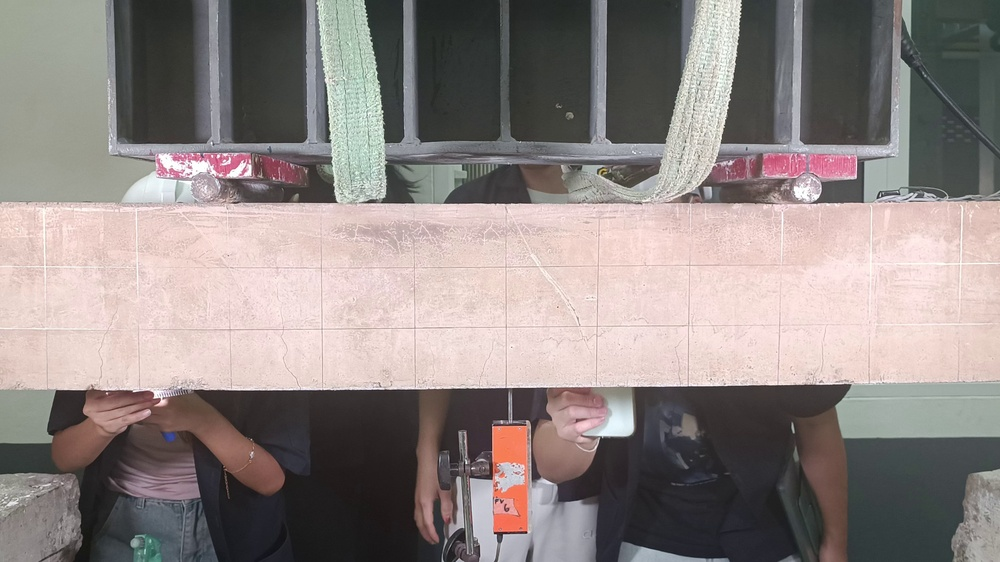
#> input picture code/images/frame_0013.jpg, 1000 x 562 px, shrunk from 3840 x 2160 before the run
$ python 08_multi_thresholding.py
#> lines starting #> are read from the running program, lines starting #| are printed output that depends on the picture
# #import threshold try all function
from skimage.filters import try_all_threshold
from skimage import io, color
from matplotlib import pyplot as plt
import numpy as np

#Import the rgb to gray convertor function
from skimage.color import rgb2gray


# Trun the image to grayscale
def convert_to_gray(image):
    return rgb2gray(image)

# Use the try_all_threshold function to apply multiple thresholding methods
def apply_multiple_thresholds(image):
    # Convert the image to grayscale
    gray_image = convert_to_gray(image)

    # Apply multiple thresholding methods
    fig, ax = try_all_threshold(gray_image, figsize=(10, 8), verbose=False)
    plt.show()

# Load the image
crack_image = io.imread('../images/frame_0013.jpg')
#> crack_image is the input picture: shape (562, 1000, 3); mean R, G, B 143.1, 133.8, 131.4

# Apply the function
apply_multiple_thresholds(crack_image)
#> in convert_to_gray, `return rgb2gray(image)`:
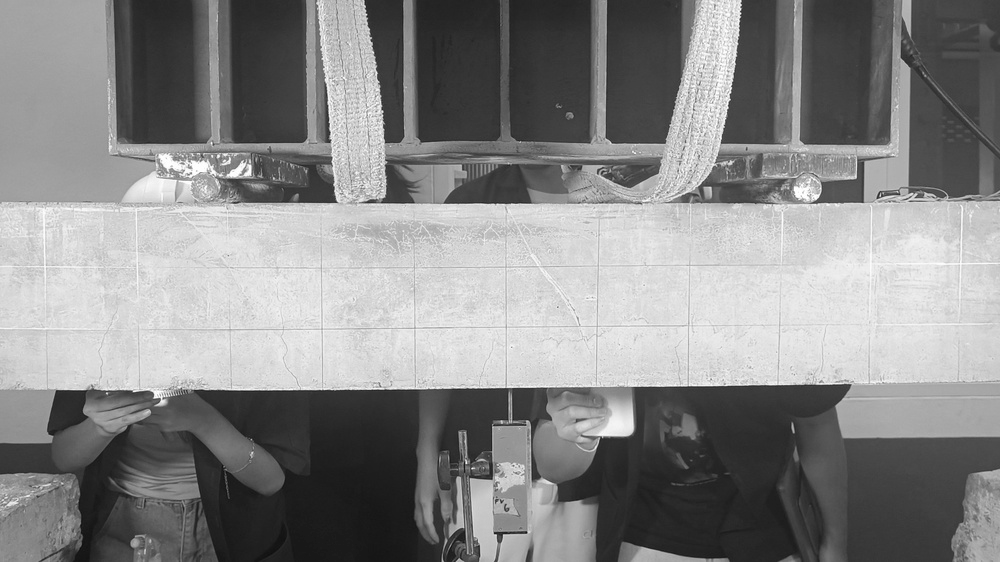
#> returned value: shape (562, 1000) float64; min 0.0546, max 1, mean 0.532
#> in apply_multiple_thresholds, `plt.show()`:
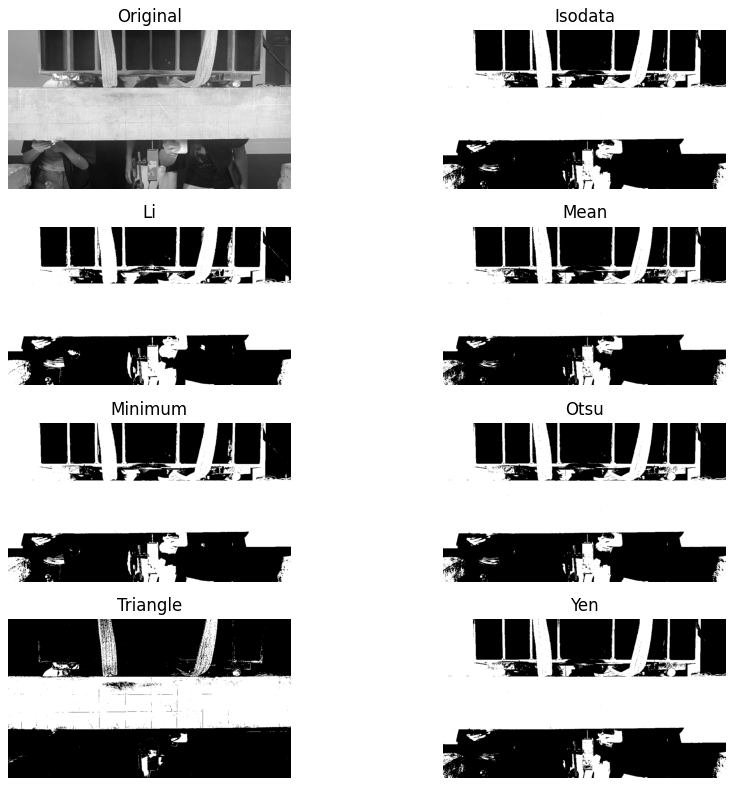
#> figure drawn by matplotlib, 8 panels

$ run again, with code/images/frame_0000.jpg copied over code/images/frame_0013.jpg
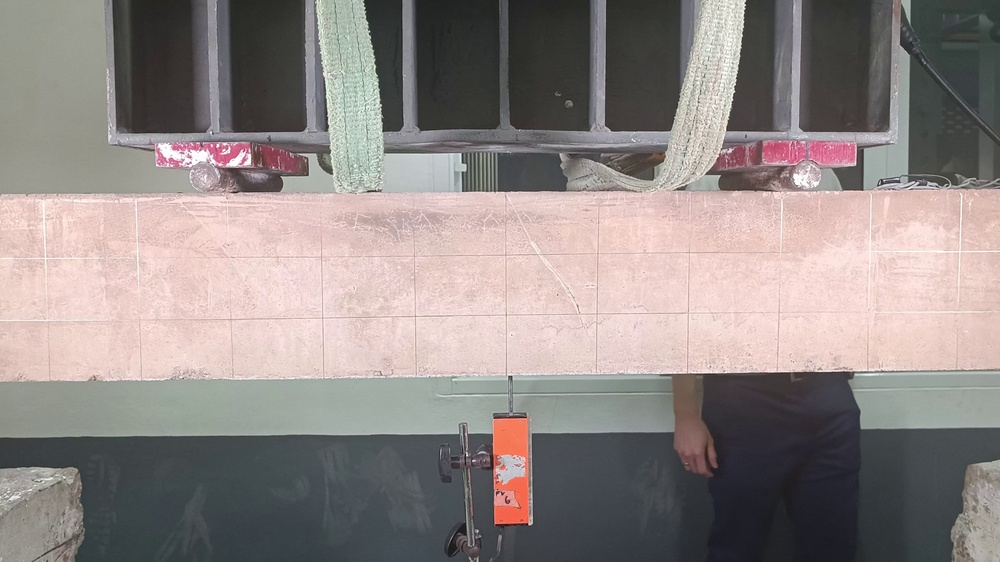
#> input picture code/images/frame_0000.jpg, 1000 x 562 px, shrunk from 3840 x 2160 before the run
#> crack_image is the input picture: shape (562, 1000, 3); mean R, G, B 144.6, 135.8, 133.5
#> in convert_to_gray, `return rgb2gray(image)`:
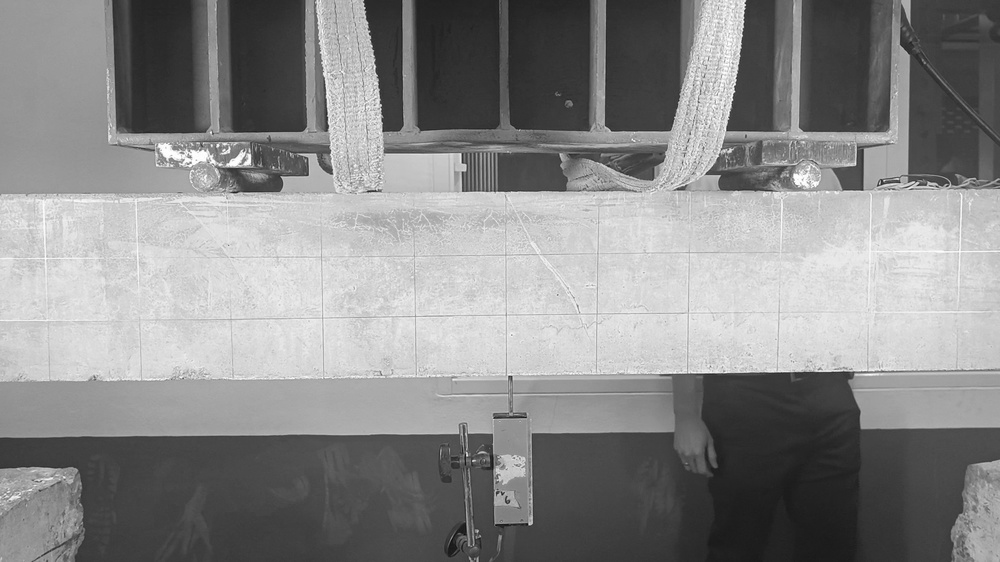
#> returned value: shape (562, 1000) float64; min 0.0462, max 1, mean 0.539

$ run again, with code/images/frame_0015.jpg copied over code/images/frame_0013.jpg
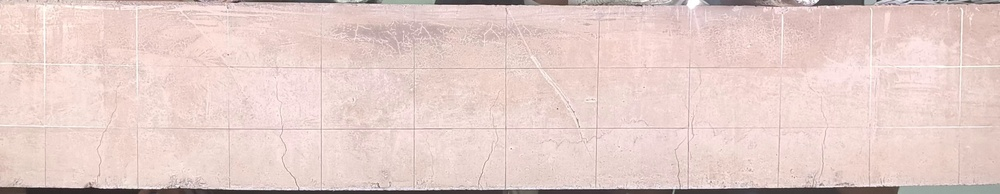
#> input picture code/images/frame_0015.jpg, 1000 x 194 px, shrunk from 3840 x 745 before the run
#> crack_image is the input picture: shape (194, 1000, 3); mean R, G, B 229.6, 206.3, 201.5
#> in convert_to_gray, `return rgb2gray(image)`:
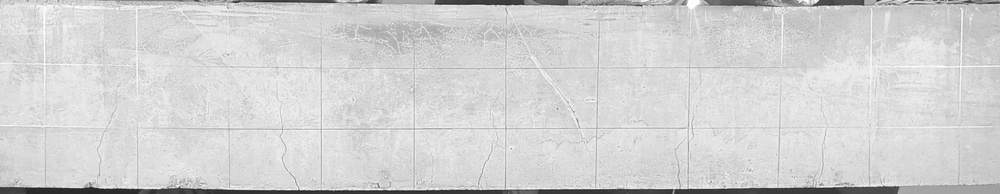
#> returned value: shape (194, 1000) float64; min 0.107, max 1, mean 0.827

$ run again, with code/images/1080.jpg copied over code/images/frame_0013.jpg
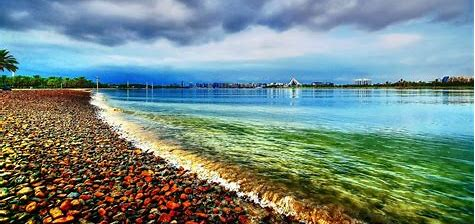
#> input picture code/images/1080.jpg, 475 x 224 px
#> crack_image is the input picture: shape (224, 475, 3); mean R, G, B 115.5, 138.6, 133.2
#> in convert_to_gray, `return rgb2gray(image)`:
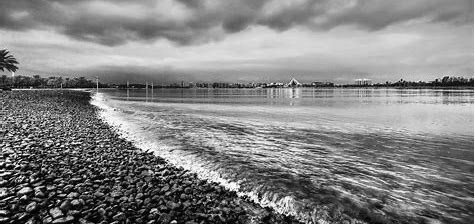
#> returned value: shape (224, 475) float64; min 0, max 1, mean 0.523
